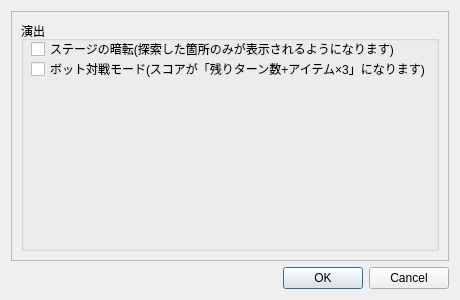
<?xml version="1.0" encoding="UTF-8"?>
<ui version="4.0">
 <class>DesignDialog</class>
 <widget class="QDialog" name="DesignDialog">
  <property name="geometry">
   <rect>
    <x>0</x>
    <y>0</y>
    <width>460</width>
    <height>300</height>
   </rect>
  </property>
  <property name="windowTitle">
   <string>Dialog</string>
  </property>
  <layout class="QGridLayout" name="gridLayout_2">
   <item row="0" column="0">
    <widget class="QFrame" name="frame">
     <property name="frameShape">
      <enum>QFrame::Shape::StyledPanel</enum>
     </property>
     <property name="frameShadow">
      <enum>QFrame::Shadow::Raised</enum>
     </property>
     <layout class="QGridLayout" name="gridLayout">
      <item row="0" column="0">
       <widget class="QGroupBox" name="groupBox">
        <property name="title">
         <string>演出</string>
        </property>
        <widget class="QCheckBox" name="DarkBox">
         <property name="geometry">
          <rect>
           <x>10</x>
           <y>20</y>
           <width>460</width>
           <height>16</height>
          </rect>
         </property>
         <property name="whatsThis">
          <string>&lt;html&gt;&lt;head/&gt;&lt;body&gt;&lt;p&gt;チェックを入れるとマップが暗転し、探索した範囲のみが描画される演出を有効にします。&lt;/p&gt;&lt;/body&gt;&lt;/html&gt;</string>
         </property>
         <property name="text">
          <string>ステージの暗転(探索した箇所のみが表示されるようになります)</string>
         </property>
        </widget>
        <widget class="QCheckBox" name="BotBox">
         <property name="geometry">
          <rect>
           <x>10</x>
           <y>40</y>
           <width>460</width>
           <height>16</height>
          </rect>
         </property>
         <property name="whatsThis">
          <string>&lt;html&gt;&lt;head/&gt;&lt;body&gt;&lt;p&gt;チェックを入れるとマップが暗転し、探索した範囲のみが描画される演出を有効にします。&lt;/p&gt;&lt;/body&gt;&lt;/html&gt;</string>
         </property>
         <property name="text">
          <string>ボット対戦モード(スコアが「残りターン数+アイテム×3」になります)</string>
         </property>
        </widget>
       </widget>
      </item>
     </layout>
    </widget>
   </item>
   <item row="1" column="0">
    <widget class="QDialogButtonBox" name="buttonBox">
     <property name="orientation">
      <enum>Qt::Orientation::Horizontal</enum>
     </property>
     <property name="standardButtons">
      <set>QDialogButtonBox::StandardButton::Cancel|QDialogButtonBox::StandardButton::Ok</set>
     </property>
    </widget>
   </item>
  </layout>
 </widget>
 <resources/>
 <connections>
  <connection>
   <sender>buttonBox</sender>
   <signal>accepted()</signal>
   <receiver>DesignDialog</receiver>
   <slot>accept()</slot>
   <hints>
    <hint type="sourcelabel">
     <x>248</x>
     <y>254</y>
    </hint>
    <hint type="destinationlabel">
     <x>157</x>
     <y>274</y>
    </hint>
   </hints>
  </connection>
  <connection>
   <sender>buttonBox</sender>
   <signal>rejected()</signal>
   <receiver>DesignDialog</receiver>
   <slot>reject()</slot>
   <hints>
    <hint type="sourcelabel">
     <x>316</x>
     <y>260</y>
    </hint>
    <hint type="destinationlabel">
     <x>286</x>
     <y>274</y>
    </hint>
   </hints>
  </connection>
 </connections>
</ui>
